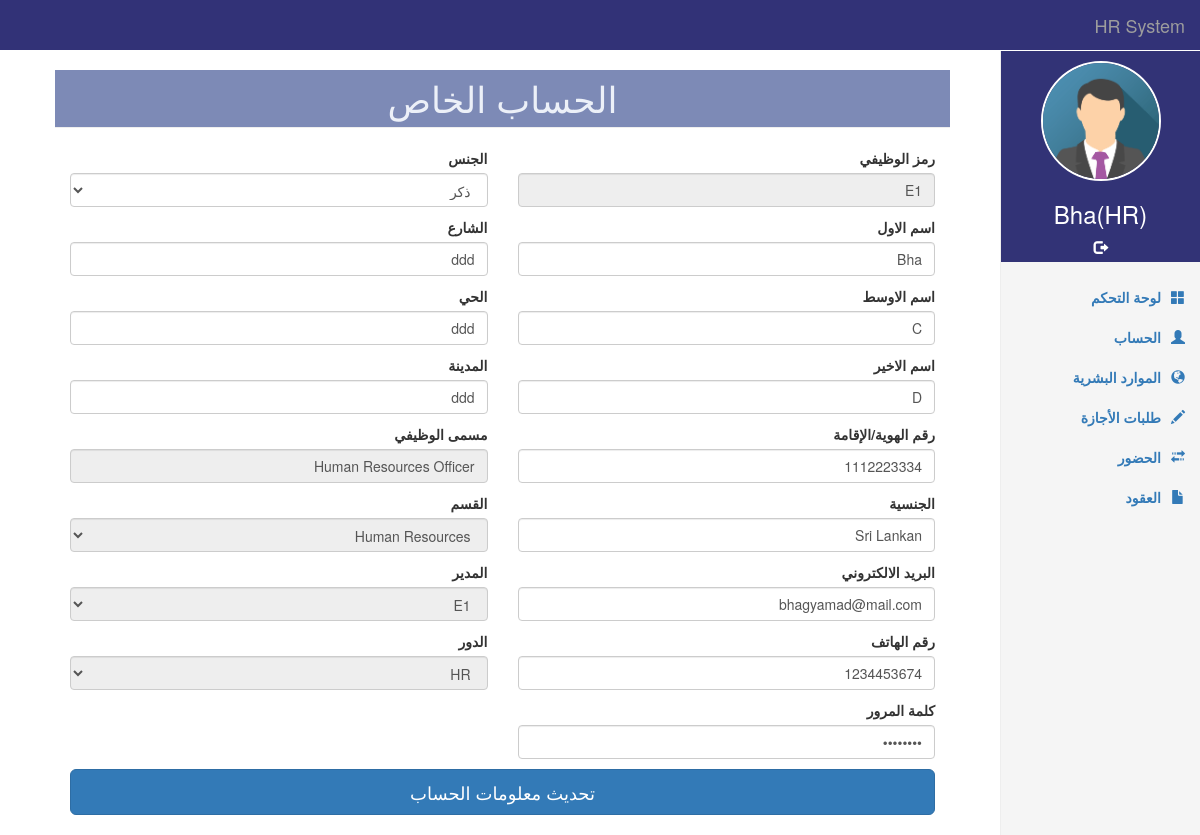
The app's page /up3/my_account.php (signed in) with its own data.
### tables this page shows
CREATE TABLE IF NOT EXISTS `employee` (
  `ID` int(10) NOT NULL AUTO_INCREMENT,
  `Employee_ID` varchar(10) DEFAULT NULL,
  `Contract_ID` int(10) DEFAULT NULL,
  `Department_ID` int(10) DEFAULT NULL,
  `Manager_ID` int(10) DEFAULT NULL,
  `Phone Number` int(10) NOT NULL,
  `Email` varchar(30) NOT NULL,
  `National_ID` varchar(10) DEFAULT NULL,
  `Password` varchar(255) DEFAULT '',
  `First_Name` varchar(25) NOT NULL,
  `Middle_Name` varchar(25) NOT NULL,
  `Last_Name` varchar(25) NOT NULL,
  `Street` varchar(50) NOT NULL,
  `Neighborhood` varchar(50) NOT NULL,
  `City` varchar(30) NOT NULL,
  `Gender` varchar(10) NOT NULL,
  `Nationality` varchar(25) NOT NULL,
  `Role` int(11) DEFAULT NULL,
  PRIMARY KEY (`ID`),
  UNIQUE KEY `Phone Number` (`Phone Number`),
  UNIQUE KEY `Email` (`Email`),
  UNIQUE KEY `Contract_ID` (`Contract_ID`),
  KEY `Employee_Department` (`Department_ID`),
  KEY `Employee_Roles` (`Role`),
  KEY `Manager_ID` (`Manager_ID`),
  CONSTRAINT `Employee_Contract` FOREIGN KEY (`Contract_ID`) REFERENCES `contract` (`Contract_ID`) ON DELETE CASCADE ON UPDATE CASCADE,
  CONSTRAINT `Employee_Department` FOREIGN KEY (`Department_ID`) REFERENCES `department` (`Department_ID`) ON DELETE CASCADE ON UPDATE CASCADE,
  CONSTRAINT `Employee_Roles` FOREIGN KEY (`Role`) REFERENCES `roles` (`id`) ON DELETE CASCADE ON UPDATE CASCADE
);

CREATE TABLE IF NOT EXISTS `contract` (
  `Contract_ID` int(10) NOT NULL AUTO_INCREMENT,
  `Type` varchar(25) NOT NULL,
  `Hijri_Date` date DEFAULT NULL,
  `Gregorian_Date` date DEFAULT NULL,
  `Job_Position` varchar(50) NOT NULL,
  `Salary` double NOT NULL,
  `Housing_Allowance` int(15) NOT NULL,
  `Transportation_Allowance` int(15) NOT NULL,
  `Start_Date` date NOT NULL,
  `End_Date` date NOT NULL,
  PRIMARY KEY (`Contract_ID`)
);

### up3/my_account.php (the view, shortened to what this page needs)
<?php
require_once 'config/config.php';
require_once 'includes/header.php';
require_once 'includes/nav-bar.php';
$accountId = $_SESSION['user_id'];
$sessRoleId = $_SESSION['role_id'];
$sql = "select *, contract.Job_Position from employee inner join contract on contract.Contract_ID = employee.Contract_ID where ID = ".$accountId;
$result = $conn->query($sql);
if ($result->num_rows > 0) {
  $user = mysqli_fetch_array($result,MYSQLI_ASSOC);
} else {
}
?>
    <div class="container">
      <div class="row">
        <?php
          require_once 'includes/side-bar.php';
        ?>
        <div class="col-sm-9 col-sm-offset-3 col-md-10 col-md-offset-2 main">
          <h1 class="page-header">الحساب الخاص</h1>
          <form class="form-custom" action="<?php echo htmlspecialchars($_SERVER["PHP_SELF"]); ?>" method="post">
            <div class="col-sm-6">
                <label for="">رمز الوظيفي</label>
                <input type="text" class="form-control" value="<?php echo $user['Employee_ID'] ?>" disabled autofocus>
                <label for="">اسم الاول</label>
                <input type="text" id="firstName" name="firstName" class="form-control" <?php if($sessRoleId !=5 && $sessRoleId != 1){ echo 'disabled'; }?> value="<?php echo $user['First_Name'] ?>" autofocus>
                <label for="">اسم الاوسط</label>
                <input type="text" id="middleName" name="middleName" class="form-control" <?php if($sessRoleId !=5 && $sessRoleId != 1){ echo 'disabled'; }?> value="<?php echo $user['Middle_Name'] ?>" autofocus>
                <label for="">اسم الاخير</label>
                <input type="text" id="lastName" name="lastName" class="form-control" <?php if($sessRoleId !=5 && $sessRoleId != 1){ echo 'disabled'; }?> value="<?php echo $user['Last_Name'] ?>" autofocus>
                <label for="">رقم الهوية/الإقامة</label>
                <input type="text" class="form-control" name="nationalId" id="nationalId" <?php if($sessRoleId !=5 && $sessRoleId != 1){ echo 'disabled'; }?> value="<?php echo $user['National_ID'] ?>" autofocus>
                <label for="">الجنسية</label>
                <input type="text" id="nationality" name="nationality" class="form-control" value="<?php echo $user['Nationality'] ?>" autofocus>
                <label for="">البريد الالكتروني</label>
                <input type="text" id="email" name="email" class="form-control"  value="<?php echo $user['Email'] ?>" autofocus>
                <label for="">رقم الهاتف</label>
                <input type="text" id="phoneNumber" name="phoneNumber" class="form-control"  value="<?php echo $user['Phone Number'] ?>" autofocus>
                <label for="">كلمة المرور</label>
                <input type="password" id="strPassword" name="strPassword" class="form-control" value="<?php echo $user['Password'] ?>" autofocus>
            </div>
            <div class="col-sm-6">
                <label for="">الجنس</label>
                <select class="form-control" name="gender">
                  <option value="Male">ذكر</option>
                </select>
                <label for="">الشارع</label>
                <input type="text" id="street" name="street" class="form-control" value="<?php echo $user['Street'] ?>" autofocus>
                <label for="">الحي</label>
                <input type="text" id="neighborhood" name="neighborhood" class="form-control" value="<?php echo $user['Neighborhood'] ?>" autofocus>
                <label for="">المدينة</label>
                <input type="text" id="city" name="city" class="form-control" value="<?php echo $user['City'] ?>" autofocus>
                <label for="JobTitle">مسمى الوظيفي</label>
                <input type="text" id="inputJobTitle" disabled name="inputJobTitle" class="form-control" value="<?php echo $user['Job_Position'] ?>" autofocus>
                <label for="ContractType">القسم</label>
                <select class="form-control" name="departmenId" disabled>
                  <?php
                    $sqlD = "select * from department";
                    $resultD = $conn->query($sqlD);
                    if ($resultD->num_rows > 0) {
                      $departments = mysqli_fetch_all($resultD, MYSQLI_ASSOC);
                      foreach ($departments as $depatment) {
                  ?>
                        <option value="<?php echo $depatment['Department_ID'] ?>"><?php echo $depatment['Name']; ?></option>
                  <?php
                      }
                    }
                  ?>
                </select>
                <label for="ContractType">المدير</label>
                <select class="form-control" name="managerID" disabled>
                  <?php
                    $sqlU = "select * from employee";
                    $resultU = $conn->query($sqlU);
                    if ($resultU->num_rows > 0) {
                      $managers = mysqli_fetch_all($resultU, MYSQLI_ASSOC);
                      foreach ($managers as $manager) {
                  ?>
                        <option value="<?php echo $manager['ID'] ?>"><?php echo $manager['Employee_ID']; ?></option>
                  <?php
                      }
                    }
                  ?>
                </select>
                <label for="ContractType">الدور</label>
                <select class="form-control" name="role" disabled>
                  <?php
                    $sqlRole = "select * from roles";
                    $resultRole = $conn->query($sqlRole);
                    if ($resultRole->num_rows > 0) {
                      $roles = mysqli_fetch_all($resultRole, MYSQLI_ASSOC);
                      foreach ($roles as $role) {
                  ?>
                        <option value="<?php echo $role['id'] ?>"><?php echo $role['role_name']; ?></option>
                  <?php
                      }
                    }
                  ?>
                </select>
            </div>
            <div class="col-sm-12">
                <button class="btn btn-lg btn-primary btn-block" type="submit">تحديث معلومات الحساب</button>
            </div>
          </form>
        </div>
      </div>
    </div>
 <?php
 require_once 'includes/footer.php';
 ?>

### up3/css/dashboard.css (style rules this page uses)
body { padding-top: 50px; }
.main { padding: 20px; }
@media (min-width: 768px) { .main { padding-right: 40px; padding-left: 40px; } }
.main .page-header { margin-top: 0; }

### up3/css/style.css (style rules this page uses)
.form-custom .form-control { margin-bottom: 10px; }
.page-header { text-align: center; margin-top: 0; background: #7d8ab6; color: #ecf0f8; padding-top: 8px; }

### up3/css/flexbox-bar-graph.css (style rules this page uses)
:root { --bar-color-1: #e7eaf1; --bar-color-2: #E42217; --bar-color-3: #4CC417; --bar-color-4: #7D0541; --bar-color-5: #FFD801; }

### records on screen
employee: Employee_ID "E1", firstName "Bha", middleName "C", lastName "D", nationalId "1112223334", nationality "Sri Lankan", email "bhagyamad@mail.com", phoneNumber "1234453674", street "ddd", neighborhood "ddd", city "ddd", inputJobTitle "Human Resources Officer"

### other values on screen
$_SESSION["username"] "Bha"
$_SESSION["role"] "HR"
form field departmenId "Human Resources"
form field managerID "E1"
form field role "HR"
